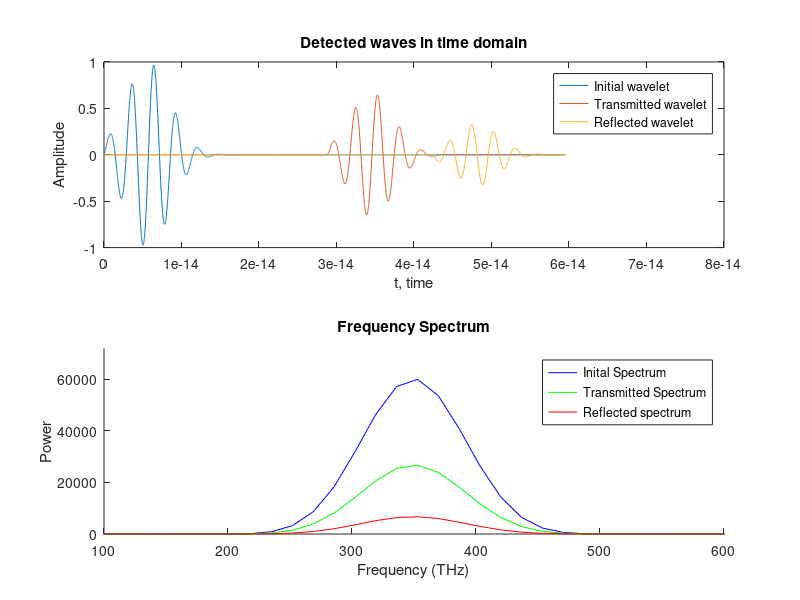
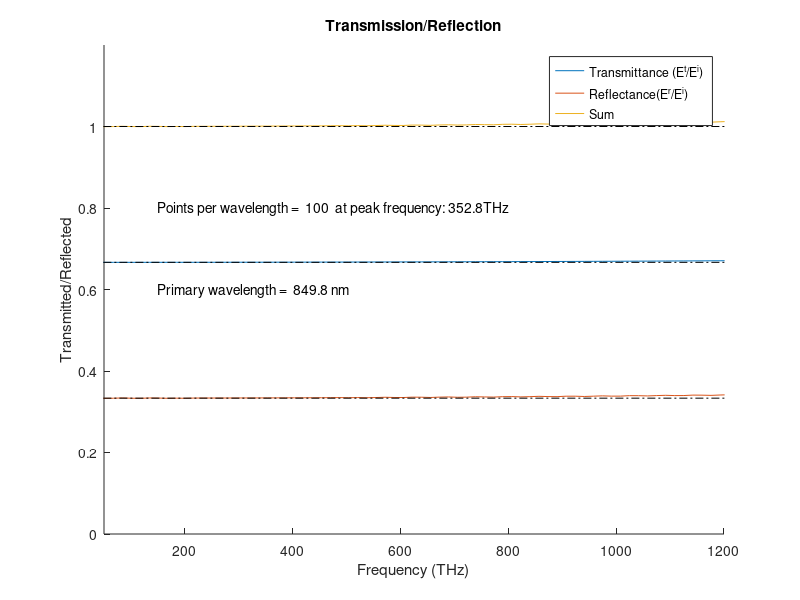

These charts were generated, in order, by the following MATLAB code:
clear all;
close all;

%%
%%%%%%%%%%%%%%%%%%%%%%%%%%%%%%%%%%%%%%%%%%%%%%%%%%%%%%%%%%%%%%%%%%%%%%%%%%%
% Program Info                                                            %
% Simulates FDTD in one dimension                                         %
%                                                                         %
% Note: Electric field, E, undergoes a change of variables for            %
% simplification: E_prgrm = sqrt(eps_not/mu_not)E_exact                   %
%                                                                         %
%%%%%%%%%%%%%%%%%%%%%%%%%%%%%%%%%%%%%%%%%%%%%%%%%%%%%%%%%%%%%%%%%%%%%%%%%%%

% Physical Constants
epsNot = 8.854187817620e-12;    % Permittivity of Free Space
muNot = 1.25663706e-6;          % Magnetic Constant
cNot = 2.99792458e8;            % Speed of light
etaNot = sqrt(muNot/epsNot);    % Characteristic impedence of free space

%% Parameters
% Define FDTD Space
dx = 8.5e-9   ;                 % Cell Size (1 = 1meter)                   [USER DEFINED]
dt = .5*dx/(cNot);              % Time step (1 = 1sec)                     [USER DEFINED]
Sc = cNot*dt/dx;                % Courant Number (only works in Vacuum)
gridSize = 3000;                % Total number of cells                    [USER DEFINED]
maxIter = 4200;                 % Maximum number of iterations + 1         [USER DEFINED]

% Initialize solution vectors
xDom = 1:gridSize;
Ex = zeros(1,gridSize);
Hy = zeros(1,gridSize-1);
ExStoreEnd = Ex(end-1);
ExStoreStart = Ex(2);

%% Hard source parameters
sourcePos = 2 ;                 % Location of source                       [USER DEFINED]

% Gaussian Pulse parameters
width = 200;                     % Width of Gaussian                        [USER DEFINED]
maxT = 400;                     % Decay of Gaussian                        [USER DEFINED]

% Sine Wave Parameters
f = 350e12;                     % Frequency                                 [USER DEFINED]
amp = 1;                        % Amplitude of Wave                        [USER DEFINED]
lambda =cNot/f;                 % Wavelength
omega = 2*pi*f;                 % Angular Frequency

% Ricker Wavelet Parameters
fp = 5e8;                       % Peak Frequency                           [USER DEFINED]
md = 1;                         % Temporal Delay Multiple                  [USER DEFINED]
dr = md/fp;                     % Temporal Delay


%% Parameters associated with the dielectric 
posMed = 1000;                   % Position of mediunm                      [USER DEFINED]
sigma = 0 ;                     % Conductivity of dielectric               [USER DEFINED]
dielC = 4;                      % Dielectric Constant (rel. Permittivity)  [USER DEFINED]
      
epsDiel = dielC*epsNot;         % Permittivity of dielectric

factor = dt*sigma/(2*epsNot*dielC);
alpha = (1-factor)/(1+factor);
beta = 1/(dielC*(1+factor));


%% Parameters associated with Debye Material
% dEps = 3;                       % Change in rel. Permittivity due to pole  [USER DEFINED]
% epsInf = 1;                     % Rel. Permittivity at infinite freq.      [USER DEFINED]  
% tau  = .001e-6  ;               % Pole relaxation time                     [USER DEFINED]
% chiNot = dEps*(1-exp(-dt/tau));                    % Initial X, susceptibility
% xiNot = dEps*tau/dt*(1-(dt/tau+1)*exp(-dt/tau));  % Inital Zeta, Convolution term
% dXnot = chiNot*(1-exp(-dt/tau));
% dZnot = xiNot*(1-exp(-dt/tau));
% psi = Ex(posMed:end-1);
% ExStore = Ex;
% alpha = (epsInf-xiNot)/(epsInf-xiNot+chiNot);
% beta = 1/(epsInf-xiNot+chiNot);
% kappa = 1/(epsInf-xiNot+chiNot);


%% Parameters associated with Lorentz Material

% dEps = 3;                       % Change in rel. Permittivity due to pole  [USER DEFINED]
% epsInf = 1.5;                   % Rel. Permittivity at infinite freq.      [USER DEFINED]
% freqL = .5e9;                   % Undamped Resonance Frequency of med      [USER DEFINED]         
% omegaMed = 2*pi*freqL;          % Angular freq equivalent of freqL
% sigmaMed = .1*omegaMed  ;       % Conductivity of Lorentz Medium           [USER DEFINED]
% 
% % Parameters associated with lorentz medium
% alphaL = sigmaMed;
% betaL = sqrt(omegaMed^2-sigmaMed^2);
% gamma = dEps*omegaMed^2/betaL
% 
% chiNot = -j*gamma/(alphaL-j*betaL)*(1-exp((-alphaL+j*betaL)*dt));     % Initial X, susceptibility
% xiNot = (-j*gamma/dt)/(alphaL-j*betaL)^2*...
%        (((alphaL-j*betaL)*dt+1)*exp((-alphaL+j*betaL)*dt)-1)  ;     % Inital Zeta, Convolution term
%    
% dXnot = chiNot*(1-exp((-alphaL+j*betaL)*dt))
% dZnot = xiNot*(1-exp((-alphaL+j*betaL)*dt));
% 
% chiNot = real(chiNot)
% xiNot = real(xiNot)
% 
% psi = Ex(posMed:end-1);
% ExStore = Ex;
% alpha = (epsInf-xiNot)/(epsInf-xiNot+chiNot);
% beta = 1/(epsInf-xiNot+chiNot);
% kappa = 1/(epsInf-xiNot+chiNot);


%% Initialization of Detector for frequency domain

% Specify detector locations
detInitial = sourcePos+1;             % Position of initial wave detector  [USER DEFINED]
detPost = posMed + 10;                % Position of latter wave detector  [USER DEFINED]
detRef = posMed - 500;                 % Position of reflection detector

detectorInitial = zeros(1,maxIter-1);
detectorFinal = zeros(1,maxIter-1);
detectorRef = detectorFinal;


%%


%%%%%% MAIN SOLUTION LOOP %%%%%%
figure('outerposition', [500   100   600   400])
set(1,'color',[.9 .9 .9])

for n = 1:maxIter

% Generate Gaussian Pulse
% if n < maxT*2;
% source = exp(-.5*((maxT-n)/width)^2);
% end

% Generate wave packet
source = exp(-.5*((maxT-n)/width)^2) * amp*sin(omega*n*dt);
    
% Generate sine hard source
% source = amp*sin(omega*n*dt);

% Generate Ricker Wavelet
% source = (1-2*(pi*fp*(n*dt-dr))^2)*exp(-(pi*fp*(n*dt-dr))^2);


%% Without dielectric

% 
% % E-field Update
% Ex(2:end-1) = Ex(2:end-1) - Sc*( Hy(2:end) - Hy(1:end-1) );
% Ex(sourcePos)  = source;
% 
% % MUR boundary
% Ex(end) = ExStoreEnd + ((cNot*dt-dx)/(cNot*dt+dx))*(Ex(end-1)-Ex(end));
% Ex(1) = ExStoreStart + ((cNot*dt-dx)/(cNot*dt+dx))*(Ex(2)-Ex(1));
% 
% % Store Ex
% ExStoreEnd = Ex(end-1);
% ExStoreStart = Ex(2);
% 
% % H-field Update
% Hy          =      Hy     - Sc*( Ex(2:end) - Ex(1:end-1) ); 

%% With Dielectric

% E-field Boundary Update
Ex(1)   = 0 ;
Ex(end) = 0 ;

% E-field Update
% Before media is reached
Ex(2:posMed-1)   =       Ex(2:posMed-1)   -      Sc*( Hy(2:posMed-1) - Hy(1:posMed-2)     );
% Update after media is reached
Ex(posMed:end-1) = alpha*Ex(posMed:end-1) - beta*Sc*( Hy(posMed:end) - Hy(posMed-1:end-1) );
Ex(sourcePos)    = source;

% H-field Update
Hy               =            Hy          -      Sc*( Ex(2:end)      -  Ex(1:end-1)       ); 


%% With Debye Media
% % E-field Boundary Update
% Ex(1)   = 0 ;
% Ex(end) = 0 ;
% 
% % E-field Update
% % Before media is reached
% Ex(2:posMed-1)   = Ex(2:posMed-1) - Sc*( Hy(2:posMed-1) - Hy(1:posMed-2) );
% % Update after media is reached
% Ex(posMed:end-1) = alpha*Ex(posMed:end-1) - ...
%                    beta*Sc*( Hy(posMed:end) - Hy(posMed-1:end-1) ) + ...
%                    kappa*psi;
% Ex(sourcePos)    = source;
% 
% % Update Psi
% psi = (dXnot-dZnot)*Ex(posMed:end-1) + dZnot*ExStore(posMed:end-1) + psi*exp(-dt/tau);
% ExStore = Ex;
% 
% 
% % H-field Update
% Hy  =  Hy - Sc*( Ex(2:end) -  Ex(1:end-1) ); 


%% With Lorentz Media
% E-field Boundary Update
% Ex(1)   = 0 ;
% Ex(end) = 0 ;
% 
% % E-field Update
% % Before media is reached
% Ex(2:posMed-1)   = Ex(2:posMed-1) - Sc*( Hy(2:posMed-1) - Hy(1:posMed-2) );
% % Update after media is reached
% Ex(posMed:end-1) = alpha*Ex(posMed:end-1) - ...
%                    beta*Sc*( Hy(posMed:end) - Hy(posMed-1:end-1) ) + ...
%                    kappa*real(psi);
% Ex(sourcePos)    = source;
% 
% % Update Psi
% psi = (dXnot-dZnot)*Ex(posMed:end-1) + dZnot*ExStore(posMed:end-1) + psi*exp((-alphaL+j*betaL)*dt);
% ExStore = Ex;
% 
% % H-field Update
% Hy  =  Hy - Sc*( Ex(2:end) -  Ex(1:end-1) ); 



%% Update detector
if n < 1600
    detectorInitial(n) = Ex(detInitial);
end

if n < 4200
    detectorFinal(n) = Ex(detPost);
end

if n > 2700
    detectorRef(n) = Ex(detRef);
end

%%
if mod(n,40) == 0;
    
% Generate plots/movie
% subplot(2,1,1)
hold on
disConv = dx*10^6;
rectangle('position',[posMed*disConv, -1.2, max(xDom*disConv), 4], 'facecolor', [.8 .8 .8])
plot(xDom*disConv, Ex, 'r-')
axis([0 max(xDom*disConv) -1.2 1.2])
title('Wave packet entering perfect dielectric')
xlabel('{\mu}m')
ylabel('E_z')

plot(detInitial*disConv, 0, 'ro', detPost*disConv, 0, 'g*' , detRef*disConv, 0, 'b+')


% Display pertinent parameters
% waveFreq = num2str(f/10^6);
% wave = strcat('Peak Frequency: ', waveFreq, 'MHz');
% text(gridSize/10, 1.05, wave)
% 
timeStep = num2str(n);
time = strcat('Time Step: { }', timeStep);
text(gridSize/1.5*disConv, .5, time);

courant = num2str(Sc);
infoC = strcat('Courant number {\nu}= ', courant);
text(gridSize/1.5*disConv, .3, infoC); 

timeElaps = num2str(round(n*dt*10^16)*10^-1);
timeElapsed = strcat('Time elapsed:{ } ', timeElaps, 'fs');
text(gridSize/1.5*disConv, .15, timeElapsed); 

% dielEps = num2str(dEps);
% dielectricCons = strcat('{\Delta} {\epsilon}_r = { } ', dielEps);
% text(posMed+5, .05, dielectricCons)
% 
% dielEps = num2str(epsInf);
% dielectricCons = strcat('{\Delta} {\epsilon}_{\infty} = { } ', dielEps);
% text(posMed+5, .1, dielectricCons)

% dielCons = num2str(dielC);
% dielectricCons = strcat('Dielectric Constant {\epsilon}_r = ', dielCons);
% text(posMed+1, 1.0, dielectricCons)
% 
% conduct = num2str(sigma);
% conductivity = strcat('Conductivity {\sigma} = ', conduct);
% text(posMed+1, .8, conductivity)
% 
% subplot(2,1,2)
% hold on
% rectangle('position',[posMed, -1.2, gridSize, 4], 'facecolor', [.8 .8 .8])
% plot(xDom(1:end-1),Hy)
% axis([0 gridSize -1.2 1.2])  
% xlabel('x/4 (mm)')
% ylabel('H_y')
%  
M(n/40) = getframe(gcf);
end
%%
if n>maxIter-2;
    figure('outerposition', [100   500   1000   500])
    
    % Plot detected waves
    subplot(2,1,1)
    observations = length(detectorInitial);
    timeDom = (0:observations-1).*dt;
    plot(timeDom, detectorInitial, timeDom, detectorFinal, timeDom, detectorRef)
    legend('Initial wavelet', 'Transmitted wavelet', 'Reflected wavelet')
    title('Detected waves in time domain')
    xlabel('t, time')
    ylabel('Amplitude')
    
    % Generate frequency spectrum
    Fs = 1/dt;
    freqDom = (0:observations/2-1)*Fs/(observations);
    fourierInit = fft(detectorInitial);
    fourierFinal = fft(detectorFinal);
    fourierRef = fft(detectorRef);
    
    magInit = (abs(fourierInit(1:observations/2))).^2;
    magFinal = (abs(fourierFinal(1:observations/2))).^2;
    magRef = (abs(fourierRef(1:observations/2))).^2;
    
    [A indexMax] = max(magInit);
    primaryFreq = freqDom(indexMax);
    wavelengthPrimary = cNot/primaryFreq;
    pointsPerWave = wavelengthPrimary/dx;
    
    % Plot freq. spectrum
    subplot(2,1,2)
    hold on
    plot(freqDom./10^12, magInit, 'b')
    plot(freqDom./10^12, magFinal, 'g')
    plot(freqDom./10^12, magRef, 'r')
    hold off
    ylabel('Power') 
    xlabel('Frequency (THz)')
    legend('Inital Spectrum', 'Transmitted Spectrum', 'Reflected spectrum')
    title('Frequency Spectrum')
    axis([100 600 0 1.2*max(magInit)])
    
    % Plot transmission graph
    figure('outerposition', [100   500   1000   500])
    trans = zeros(length(freqDom),1);
    refl = trans;
    
    for k = 1:observations/2;
        if magInit(k) > 1e-12
             trans(k) = magFinal(k)/magInit(k);
             refl(k) = magRef(k)/magInit(k);
        end
    end
    
    trans = sqrt(trans);
    refl = sqrt(refl);
    hold on
    plot(freqDom./10^12, trans, freqDom./10^12, refl, freqDom./10^12, trans+refl)
    plot([0 100e3], [2/3 2/3], 'k-.', [0 100e3], [1/3 1/3], 'k-.', [0 100e3], [1 1], 'k-.')
    ylabel('Transmitted/Reflected') 
    xlabel('Frequency (THz)')
    legend('Transmittance (E^t/E^i)', 'Reflectance(E^r/E^i)', 'Sum')
    title('Transmission/Reflection')
    
peakFreq = num2str(round(primaryFreq/10^11)*10^-1);
ppLambda = num2str(round(pointsPerWave));
waveLeg = num2str(round(wavelengthPrimary*10^10)*10^-1);
info1 = strcat('Points per wavelength = { } ', ppLambda, '{ } at peak frequency:{ }', peakFreq, 'THz');
info2 = strcat('Primary wavelength = { }', waveLeg, '{ }nm');

    axis([50 1200 0 1.2])
    text(150, .8, info1)
    text(150, .6, info2)
    
    return
end

hold off
clf

end
    

movie2avi(M, 'Gauss Pulse 1D Debye4 Media', 'fps', 20);

